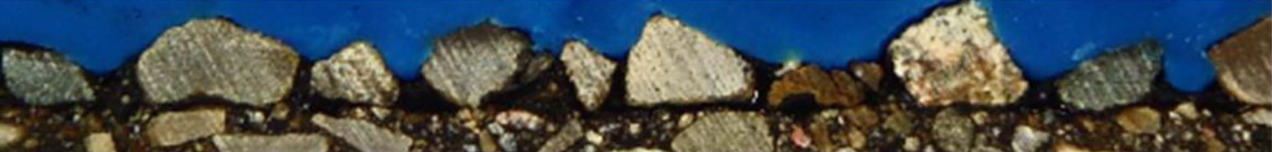
#> input picture img1.png, 2544 x 304 px (shown at 1/2 size)
$ python -i main.py   (imports and definitions only)   (older library calls are emulated)
#> lines starting #> are read from the running program, lines starting #| are printed output that depends on the picture
import warnings

# [1 line not run here, left out]

# checking if packages are available
import pip

try:
    import cv2
except:
    pip.main(['install', "opencv-contrib-python"])
try:
    from PIL import ImageTk, Image
except:
    pip.main(['install', "Pillow"])

import cv2
import numpy as np
import sys
import os
from tkinter import *
from tkinter import filedialog, ttk
from PIL import ImageTk, Image
from datetime import datetime

# [1 line not run here, left out]

Debug = False


# reads the image from the filepath
def read_image(filepath):
    return cv2.imread(filepath)


# show the image
def show_image(window_name, image):
    if Debug:
        cv2.imshow(window_name, image)


# returns a converted image
def image_conversion(image, formate):
    return cv2.cvtColor(image, formate)


# returns a new empty image
def creating_empty_image(dim, dtype):
    return np.zeros(dim, dtype)


# setting the contras and brightness of the image
# [124 lines left out: functions image_contrast_brightness, image_scaling, image_sharpness, grey_area, remove_tiny_parts, print_stone and 2 more, not called in this run]


# returns each stones embedment in a list
def embedment(image, location_of_stones):
    # print(location_of_stones)
    list_of_embedment = []
    lst = []
    initial_len = len(list_of_embedment)
    for x_min, x_max, y_min, y_max in location_of_stones:
        for i in range(x_min, x_max + 1):
            for j in range(y_min, y_max + 1):
                if 0 < image[i][j] < 255:
                    lst.append((j, i))
                    list_of_embedment.append((x_max - i) / (x_max - x_min))
                    break
            if initial_len != len(list_of_embedment):
                initial_len = len(list_of_embedment)
                break
    return list_of_embedment, lst


# put text on the image
# [53 lines left out: functions write_on_image, draw_on_image, write_image, end_program, not called in this run]


def main(img, threshold=[20.0, 27.0], alpha=3.0, beta=-10.0, stone_holding_part="",
         img_copy="", stones_coordinates=None, boarders=None, min_maxes=None, top_layer=None):
    if isinstance(img, str):
        img = read_image(img)
        img = image_scaling(img)
        img_copy = img.copy()
        for i in range(img.shape[0]):
            for j in range(img.shape[1]):
                b, g, r = img[i][j]
                if r >= 66 and g >= 135 and b >= 155:
                    img[i][j] = [133, 57, 10]
                elif r <= 35 and g <= 35 and b <= 35:
                    img[i][j] = [0, 0, 0]
        show_image("image", img)

        # to process the black line around the stones
        grey_scale_img = image_conversion(img, cv2.COLOR_BGR2GRAY)
        show_image("grey_scale_img", grey_scale_img)

        dim = grey_scale_img.shape
        stone_holding_part_threshold = threshold[1]
        for i in range(dim[0]):
            for j in range(dim[1]):
                grey_scale_img[i][j] = 123 if grey_scale_img[i][j] < stone_holding_part_threshold else 0
        stone_holding_part = image_sharpness(grey_scale_img)
        stone_holding_part = remove_tiny_parts(stone_holding_part)
        show_image("stone_holding_part", stone_holding_part)

        # enhancing the image to capture stones
        img = image_conversion(img, cv2.COLOR_BGR2RGB)
        img = image_contrast_brightness(img, alpha, int(beta))
        img = image_sharpness(img)
        img = image_conversion(img, cv2.COLOR_BGR2GRAY)
        show_image("black", img)

        # converting the image into black and white based on a threshold
        dim = img.shape
        image_bw = creating_empty_image(dim, img.dtype)

        # setting threshold for the black and white image
        # threshold = 23
        for i in range(dim[0]):
            for j in range(dim[1]):
                image_bw[i][j] = 255 if img[i][j] > threshold[0] else 0
        show_image("image_bw", image_bw)

        # if shouldBreak:
        write_image("image_bw", image_bw)

        # separating the top layer of stones
        all_solid_stones = top_layer_stones(image_bw)
        show_image("all_solid_stones", all_solid_stones)

        stones_coordinates, boarders, min_maxes, top_layer = top_layer_stones(all_solid_stones, stone_holding_part,
                                                                              True)
        preview_img = creating_empty_image(dim, img.dtype)
        for i in range(dim[0]):
            for j in range(dim[1]):
                preview_img[i][j] = 255 if top_layer[i][j] == 255 else (123 if grey_scale_img[i][j] == 123 else 0)
        preview_img = draw_on_image(preview_img, min_maxes)
        show_image("preview_img", preview_img)
        show_image("top_layer_2", top_layer)
        write_image("prev_image_bw", preview_img)
        end_program()
        return image_bw, stone_holding_part, img_copy, stones_coordinates, boarders, min_maxes, top_layer

    # stones_coordinates, boarders, min_maxes, top_layer
    stones_embedment_percentage, lst = embedment(top_layer, min_maxes)
    overlap_img = overlap(img_copy, top_layer).copy()
    top_layer = image_conversion(top_layer, cv2.COLOR_GRAY2RGB)
    report = [0]
    for i, j in enumerate(stones_embedment_percentage):
        x, y = 0, 0
        for m, n in boarders[i]:
            x += m
            y += n
        x //= len(boarders[i])
        y //= len(boarders[i])
        j *= 100
        report[0] += j
        top_layer = write_on_image(top_layer, (y - 20, x), str(j)[:5] + "%")
        overlap_img = write_on_image(overlap_img, (y - 20, x), str(j)[:5] + "%")
        report.append(str(i + 1) + " : " + str(j)[:5] + "%")
    report[0] = "Average embedment: " + str(report[0] / (len(report) - 1))[:5] + "%"
    show_image("result", top_layer)

    # writing the processed image to the file
    write_image("result", top_layer)
    write_image("overlap", overlap_img)
    end_program()
    return overlap_img, report


# [271 lines left out: function GUI, not called in this run]


# [2 lines not run here, left out]

>>> import cv2
>>> picture = cv2.imread('img1.png', cv2.IMREAD_GRAYSCALE)
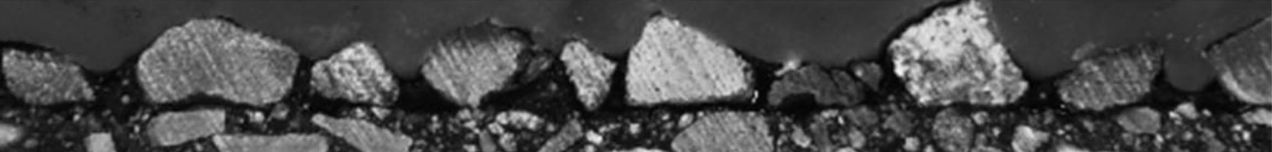
#> picture: shape (304, 2544) (shown at 1/2 size); min 0, max 251, mean 75.4
>>> result = main(picture)
#> (the run stopped early here; a loop or call above may not have finished)
